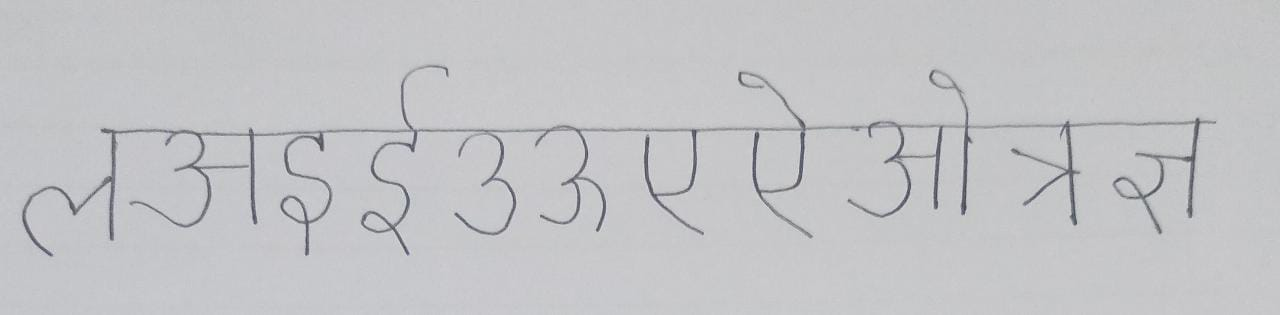
#> input picture sample_words/34.jpeg, 1280 x 315 px
$ python segmentar.py   (older library calls are emulated)
#> lines starting #> are read from the running program, lines starting #| are printed output that depends on the picture; after the words box and inside, x2 and y2 are one past the last pixel; in counts of white or black regions, pixels touching at a corner belong together
import cv2
import numpy as np
import matplotlib.pyplot as plt
import sys

num_cycles = 0   # num_of_times_the_loop_must run_then_stops while detecting contour recursively if not found
def skew_correction(img, before = False):
    """
    this function corrects the input image skewness wrt horizontal and aligns it well
    img - for binary_image
    """
  #  cv2.imshow("masked",img )
    t_ero = cv2.dilate(np.uint8(np.logical_not(img.copy()))*255, kernel = np.ones((2,2), np.uint8), iterations = 1)
    contours, _ = cv2.findContours(t_ero, cv2.RETR_EXTERNAL, cv2.CHAIN_APPROX_SIMPLE)
    contours = sorted(contours, key = cv2.contourArea, reverse = True)
   # print(len(contours))
    # Find largest contour and surround in min area box
    largestContour = contours[0]
    rect = cv2.minAreaRect(largestContour)

    angle = rect[-1]
    box = cv2.boxPoints(rect)
    box = np.int0(box)
    cv2.drawContours(t_ero, [box], 0, (255,255,255), 3)
  #  cv2.imshow("t_Ero", t_ero)
    # the `cv2.minAreaRect` function returns values in the
    # range [-90, 0); as the rectangle rotates clockwise the
    # returned angle trends to 0 -- in this special case we
    # need to add 90 degrees to the angle
   # print(angle)
    if angle < -45:
        angle = -(90 + angle)
    # otherwise, just take the inverse of the angle to make
    # it positive
    else:
        angle = -angle
    # rotate the image to deskew it
    #print(angle)
    #print("angle- ", angle)
    if (angle < 10 and angle>-10) and before==True:
        return img

    (h, w) = img.shape
    center = (w // 2, h // 2)
    M = cv2.getRotationMatrix2D(center, -angle, 1.0)
    rotated = cv2.warpAffine(img, M, (w, h),
        flags=cv2.INTER_CUBIC, borderMode=cv2.BORDER_REPLICATE)

    return rotated

def h_projection(img):
    """
    Calculate the horizontal projected pixeled image
    """
    return np.sum(img, axis=1)

def v_projection(img):
    """
    Calculate the vertical projected pixeled image
    """
    return np.sum(img, axis=0)

def thresh_after_resize(img):
    H, W = img.shape
    w = 400
    h = int(H*w/W)
    img = cv2.resize(img, (w,h))

    #print(img.shape)
    #############--------Preprocessing and cleaning along with shadow removal-----------------##
    """--------------------INNOVATION- Robust to good amount of blurness and shadow present in input image---------"""
    dilated_img = cv2.dilate(img.copy(), np.ones((7,7), np.uint8))
    bg_img = cv2.medianBlur(dilated_img, 21)  #using median blur to remove the undesired shadow along with abs difference and normalization
    diff_img = 255 - cv2.absdiff(img.copy(), bg_img)
    norm_img = cv2.normalize(diff_img,None, alpha=0, beta=255, norm_type=cv2.NORM_MINMAX, dtype=cv2.CV_8UC1)

    ret, thresh1 = cv2.threshold(norm_img, 90, 255, cv2.THRESH_BINARY +
                                                cv2.THRESH_OTSU)

    kernel = np.ones((2,2),np.uint8)

    erosion = cv2.erode(thresh1,np.ones((1,1),np.uint8),iterations = 1)
    dilation = cv2.erode(erosion,kernel,iterations = 1)

    # cv2.imshow("dil_can", cv2.Canny(dilation, 60, 160))
    # print(v_projection(cv2.Canny(dilation, 60, 160)))
    # print(v_projection(cv2.Canny(dilation, 60, 160)))
    dilation = cv2.copyMakeBorder(dilation, 1, 1, 1, 1, cv2.BORDER_CONSTANT, value = 255)

    #---------------------------Finished cleaning----------#

    ## Firstly to segment the entire word from input image using contours
    cv2.imshow("dila2", dilation)
    dilation = skew_correction(dilation, before = True)
    extract = contour_detection(w, h, dilation)
    extract = skew_correction(extract)
    inp_shape = dilation.shape
    #----------------------------
    return extract, inp_shape

def thresh_before_resize(img):

    h, w = img.shape
    #############--------Preprocessing and cleaning along with shadow removal-----------------##
    """--------------------INNOVATION- Robust to good amount of blurness and shadow present in input image---------"""
    dilated_img = cv2.dilate(img.copy(), np.ones((7,7), np.uint8))
    bg_img = cv2.medianBlur(dilated_img, 21)  #using median blur to remove the undesired shadow along with abs difference and normalization
    diff_img = 255 - cv2.absdiff(img.copy(), bg_img)
    norm_img = cv2.normalize(diff_img,None, alpha=0, beta=255, norm_type=cv2.NORM_MINMAX, dtype=cv2.CV_8UC1)

    ret, thresh1 = cv2.threshold(norm_img, 90, 255, cv2.THRESH_BINARY +
                                                cv2.THRESH_OTSU)

    kernel = np.ones((2,2),np.uint8)

    erosion = cv2.erode(thresh1,np.ones((1,1),np.uint8),iterations = 1)
    dilation = cv2.erode(erosion,kernel,iterations = 1)

    # cv2.imshow("dil_can", cv2.Canny(dilation, 60, 160))
    # print(v_projection(cv2.Canny(dilation, 60, 160)))
    # print(v_projection(cv2.Canny(dilation, 60, 160)))
    dilation = cv2.copyMakeBorder(dilation, 1, 1, 1, 1, cv2.BORDER_CONSTANT, value = 255)


    #---------------------------Finished cleaning----------#
   # cv2.imshow("dilation", dilation)
    ## Firstly to segment the entire word from input image using contours
    dilation = skew_correction(dilation, before = True)
    extract = contour_detection(w, h, dilation)
   # cv2.imshow("ext", extract*255)
    #----------------------------
    inp_shape = dilation.shape
    """ ----------INNOVATION - we made the function (skew_correction) which made the input rotation invariant wrt to horizotal-------"""

    extract = skew_correction(extract)

    W = 400
    H = int(h*W/w)
    extract = cv2.resize(extract*255, (W,H))//255

    return extract, inp_shape

def contour_detection(w, h, binary_img = None):
    global num_cycles
    try:
        contours, _ = cv2.findContours(cv2.erode(binary_img, np.ones((4,1),np.uint8), iterations = 1),cv2.RETR_TREE,cv2.CHAIN_APPROX_SIMPLE)
     #   print(len(contours))
        """-------INNOVATION - making robust to shirorekha breaks(upper line breaks) even sometimes for very large breaks------------"""
        parts = np.asarray([cv2.boundingRect(c) for c in contours])
     #   print(parts)
        thresh_indexes = [False if  (part[2]==w+2 and part[3]==h+2) or (part[2]*part[3]< 0.01*w*h) else True for part in parts]  ## extra 2 for previous added padding of 1
        filters = parts[thresh_indexes]

        # Apart from the maximum one from filters if the width/height of that contour is greater than a ceratin threshold
        # It implies that the contours contain a letter which is segregated due to some noise in user way of writing like line breakings, gaps etc,
        # then we will add the corresponding contour to larger one of filter.
       # print(filters)
        if len(filters)!=1:
            w_h_ratio = [(part[2]/part[3], part[3]) for part in list(filters)]
            #print(w_h_ratio)
            is_letters = [True if i[0]>0.7 and i[1]>0.7*filters[:,3].max() else False for i in w_h_ratio] # is aspect ratio >0.7 means contained letter else not
            overall_cnt = filters[is_letters]

           # print(overall_cnt)
            x_min =  overall_cnt[:,0].min()    # to find minimum x from overall cnt
            y_min =  overall_cnt[:,1].min()   # to find minimum y index from overall cnt
            h_max = overall_cnt[:, 1].max()+overall_cnt[np.argmax(overall_cnt[:, 1]),3]-y_min  # to find max height from overall cnt
            w_all = overall_cnt[:, 0].max()+overall_cnt[np.argmax(overall_cnt[:, 0]),2]-x_min    # calculating the cumulative width of all from overall cnt
        else:
            x_min, y_min, w_all, h_max  = filters[0]
     # [9 lines of commented-out code are left out]
        imgs = binary_img.copy()

      #  print("h - ", imgs.shape)

        #      continue
        diff = y_min-0
        if diff>h//20:
            diff = h//20


        # now selecting final coordinates to crop
        x_f1 = x_min-w//40
        y_f1 = y_min-diff
        x_f2 = x_min+w_all+w//20
        y_f2 = y_min+h_max+h//100


        if x_f1<0:
            x_f1 = 0
        if x_f2>w:
            x_f2 = w
        if y_f1<0:
            y_f1 = 0
        if y_f2>h:
            y_f2 = h
        #print(extract)
       # print((x_f1, y_f1), (x_f2, y_f2))
        partition = binary_img.copy()[y_f1:y_f2, x_f1:x_f2]//255
      #  print(partition.shape)
        cv2.rectangle(imgs, (x_f1, y_f1), (x_f2, y_f2), (0,0,0), 2)
        cv2.imshow("imgs", imgs)
        num_cycles = 0
    except:
        """Slightly unique"""
        """------if a contour is not detected then insteading of getting error or fail one possible try can be done using
        recursive call on darkeing the black intensity, so that may be the contour will be detected.---------------"""
        # if contour is not detected once then we increase the black intensity in order to get good intensity for contour
        num_cycles+=1   #increasing counts if not detected
        if num_cycles>=5:
            print("Contour_not_detected, even while applying extreme morphology, chhose different image")
            sys.exit(0) # stop execution
        partition = contour_detection(w, h, cv2.erode(binary_img.copy(), np.ones((2,2), np.uint8),iterations = 2))
    return partition


def extraction(img):
    """
    this function will behave as a generator which yield the letters at run time to avoid necessary memory usage

    Arguments:
    img - input handwritten hindi captcha image

    Yield an image by image for model to train
    """
    extract1, shape1 = thresh_before_resize(img)
    extract2, shape2 = thresh_after_resize(img)
    print(extract1.shape, shape1, extract2.shape, shape2)

    if extract1.shape[1]/shape1[1]<extract2.shape[1]/shape2[1]:
        extract = extract2
        print("extract2")
    else:
        extract = extract1
        print("extract1")
    cv2.imshow("ext1", extract1*255)
    cv2.imshow("ext2", extract2*255)
    cv2.imshow("ext", extract*255)

  #  cv2.imshow("extract", extract*255)
    extract = cv2.copyMakeBorder(extract*255, 5, 5, 5, 5, cv2.BORDER_CONSTANT, value = 255)//255

    # Calculating pixel count of white in each images and remove 'Shirorekha'
    col_pix_count = h_projection(extract)
   # print(col_pix_count)
    line_indexes = np.where((col_pix_count==col_pix_count.min()))
  #  print(line_indexes)

    min_index = line_indexes[0][-1]
    #divided images based on above parameter into two parts out of which lower one will be further used for characters segmentation
  #  print(min_index)

    upper = extract[0:min_index+extract.shape[0]//7,:].copy()
    lower = extract[min_index+extract.shape[0]//7:,:].copy()
   # [5 lines of commented-out code are left out]
    edge = cv2.Canny(lower*255, 60, 160)
  #  print(edge)
    cv2.imshow("canny", edge)
    row_pix_count = v_projection(edge)
   # print(row_pix_count)
    sep_indexes = np.where(row_pix_count==0)[0]
    sep_indexes = np.array(sep_indexes).astype(float)
    count = 0
   # print(sep_indexes)

   #-------------- perparing width index of each character and store it in a list for utlising later---------------
    seprators= []
    for i in range(len(row_pix_count)-1):
       # print(i)
        if (row_pix_count[i]==0) and (row_pix_count[i+1]==0):
            count+=1
        elif (row_pix_count[i]==0) and (row_pix_count[i+1]!=0):
            seprators.append(i-count)
            count = 0

    margin = 2 if count>0 else 0
    seprators.append(len(row_pix_count)-count+margin)

    #-------------------------DONE FORMATION-------------
 #   print(seprators)


    ##-----Now the above list will consider the matra of bada aa, danda of ga seprately which need to be taken into consideration
    # so we had made another modified list


    modified_seprate = [0]  # 0 taken by default as starting
    i = 0
    while (i<len(seprators)-1):
        part_prev = i
        part_new = i
        for j in range(i+1, len(seprators)):
            part_col_pixs = v_projection(cv2.Canny(lower[:,seprators[part_new]:seprators[j]]*255, 60,160))
            #print(np.sum(part_col_pixs!=0)/len(part_col_pixs ))
     #       print(len(part_col_pixs)/lower.shape[0])
            if np.sum(part_col_pixs!=0)/len(part_col_pixs )<=0.3 or len(part_col_pixs)/lower.shape[0]<=0.35:# if the black pizels count in columns is below a certain limit then it will be added into previous
                part_new += 1
            else:
                if part_new!=part_prev:
                    modified_seprate.append(seprators[part_new])
                    break
                part_new += 1

        i=part_new
    if seprators[-1] not in modified_seprate: # if last is not present then append it else no
        modified_seprate.append(seprators[-1])
  #  print(modified_seprate)
    #--------------DONE---------------

   #-------------------GENERATOR to yield images one by one to make memory efficient running-------------------###

    for i in range(len(modified_seprate)-1):
        part = extract[:,modified_seprate[i]:modified_seprate[i+1]]*255
        h_p = h_projection(cv2.Canny(part, 60, 160))
        part = part[np.where(h_p!=0)[0],:]

        h_prev, w_prev =  part.shape
       # print( h_prev, w_prev)

        # padding images to make it in a square form so that it will be resized to 32*32(square image) smoothly
        if h_prev>w_prev:
            ext  = (h_prev-w_prev)//2
            part = cv2.copyMakeBorder(part, 10, 10, 10+ext, 10+ext, cv2.BORDER_CONSTANT, value = 255)
        if w_prev>=h_prev:
            ext  = (w_prev-h_prev)//2

        part = cv2.copyMakeBorder(part, 10+ext, 10+ext, 10, 10, cv2.BORDER_CONSTANT, value = 255)
        type1 = cv2.erode(cv2.resize(part, (64,64), cv2.INTER_NEAREST), np.ones((2,2), np.uint8), iterations = 1)
        type2 = cv2.erode(cv2.resize(part, (64,64), cv2.INTER_NEAREST), np.ones((1,1), np.uint8), iterations = 1)
        type3 = cv2.resize(part, (64,64), cv2.INTER_NEAREST)
        yield type1, type2, type3


#------------------------------------CODE FOR TESTING ABOVE FUNCTION--------------------###########


if __name__ == "__main__":

    img = cv2.imread("sample_words/34.jpeg")
#> img is the input picture: shape (315, 1280, 3); mean B, G, R 198.3, 195.7, 195.2
    img = cv2.cvtColor(img, cv2.COLOR_BGR2GRAY)
#> img: shape (315, 1280)
    ## resizing image with proper aspect ratio

    image_gen  = extraction(img) ## GENERATOR CALLED
    i=0
    while True:
        try:
            image1, image2, image3 = next(image_gen)
#> in contour_detection, `cv2.rectangle(imgs, (x_f1, y_f1), (x_f2, y_f2), (0,0,0), 2)`:
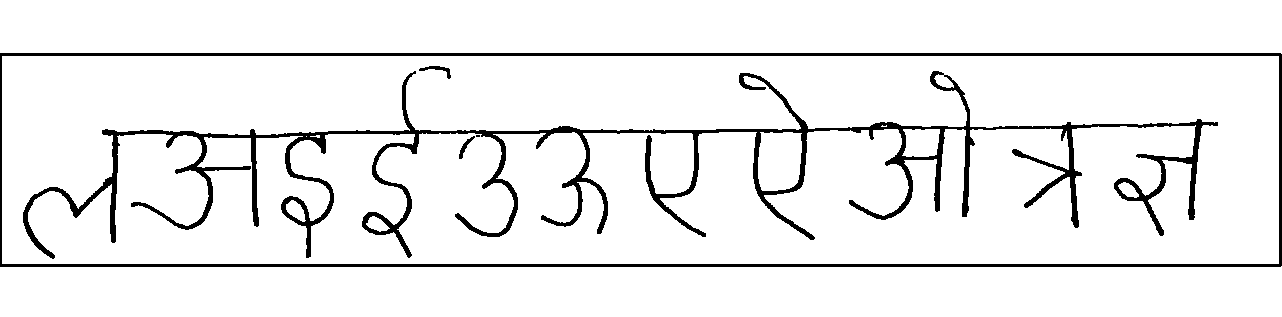
#> imgs: shape (317, 1282); 93.1% white; 5 black regions (1 under 20 px), largest, box (x1, y1, x2, y2) and area: (23, 71, 1218, 259) 18881, (0, 53, 1282, 267) 8730, (419, 66, 451, 79) 124, (459, 136, 475, 159) 100
#> in thresh_after_resize, `cv2.imshow("dila2", dilation)`:
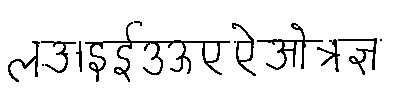
#> window 'dila2': shape (100, 402); 92.4% white; black in thin lines or dots, all inside (x1, y1, x2, y2) = (8, 21, 382, 82)
#> call 2 of contour_detection, with w = 400, h = 98
#> in contour_detection (call 2), `cv2.rectangle(imgs, (x_f1, y_f1), (x_f2, y_f2), (0,0,0), 2)`:
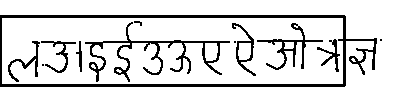
#> imgs: shape (100, 402); 86.4% white; 12 black regions (3 under 20 px), largest, box (x1, y1, x2, y2) and area: (0, 15, 377, 87) 2710, (85, 22, 230, 82) 1210, (257, 23, 323, 70) 484
#> ``:
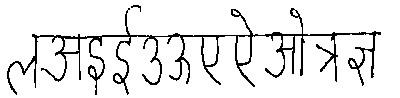
#> window 'ext1': shape (98, 400); 91.1% white; black in thin lines or dots, all inside (x1, y1, x2, y2) = (7, 5, 381, 95)
#> ``:
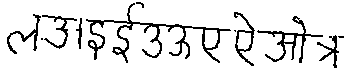
#> window 'ext2': shape (69, 344); 88.4% white; black in thin lines or dots
#> ``:
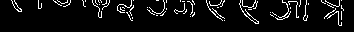
#> window 'canny': shape (32, 354); 6.6% white in thin lines or dots, all inside (x1, y1, x2, y2) = (11, 0, 344, 26)
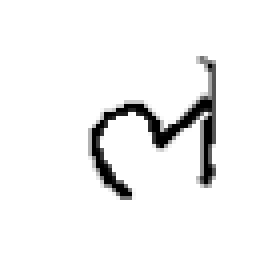
#> image2: shape (64, 64) (shown 4 times larger); min 0, max 255, mean 241.2
            cv2.imshow("type1"+str(i), image1)
            #  cv2.imshow("type2"+str(i), image2)
            # cv2.imshow("type3"+str(i), image3)

            i+=1
        except Exception as e:
            break

    cv2.imshow("word", img)


    if cv2.waitKey(0)&0Xff ==27:
#> (key Esc is pressed here)
        cv2.destroyAllWindows()

$ run again, with sample_words/10.jpeg copied over sample_words/34.jpeg
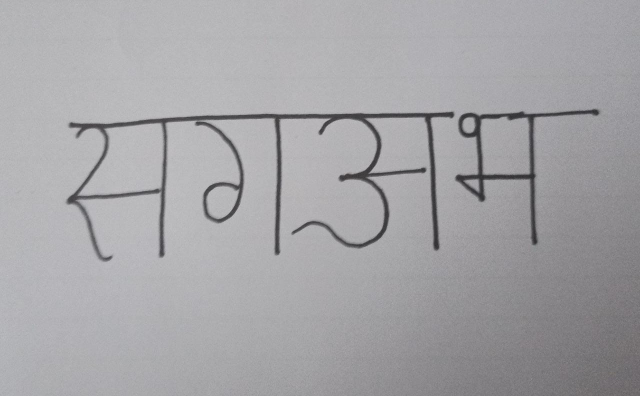
#> input picture sample_words/10.jpeg, 1280 x 792 px (shown at 1/2 size)
#> img is the input picture: shape (792, 1280, 3); mean B, G, R 166.9, 164.1, 164.9
#> img: shape (792, 1280)
#> in contour_detection, `cv2.rectangle(imgs, (x_f1, y_f1), (x_f2, y_f2), (0,0,0), 2)`:
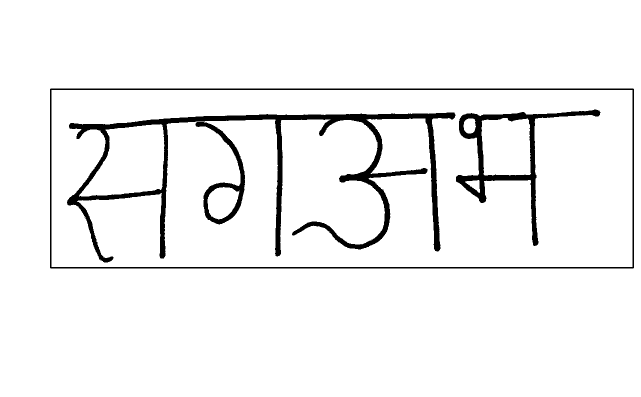
#> imgs: shape (794, 1282) (shown at 1/2 size); 95.1% white; 4 black regions, box (x1, y1, x2, y2) and area: (134, 225, 911, 525) 27457, (912, 219, 1201, 492) 9622, (100, 177, 1268, 537) 9128, (391, 244, 490, 449) 3807
#> imgs: shape (249, 402); 92.1% white; 3 black regions, box (x1, y1, x2, y2) and area: (43, 71, 286, 165) 3822, (31, 54, 399, 172) 2876, (286, 69, 376, 155) 1168
#> `image1, image2, image3 = next(image_gen)`:
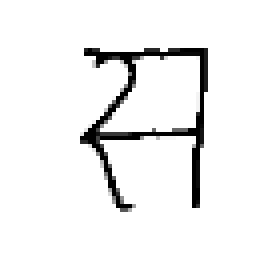
#> image2: shape (64, 64) (shown 4 times larger); min 0, max 255, mean 238.9
